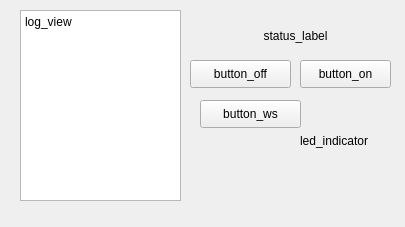
<?xml version="1.0" encoding="UTF-8"?>
<ui version="4.0">
 <class>Form</class>
 <widget class="QWidget" name="Form">
  <property name="geometry">
   <rect>
    <x>0</x>
    <y>0</y>
    <width>405</width>
    <height>227</height>
   </rect>
  </property>
  <property name="windowTitle">
   <string>Form</string>
  </property>
  <widget class="QPushButton" name="button_off">
   <property name="geometry">
    <rect>
     <x>190</x>
     <y>60</y>
     <width>101</width>
     <height>28</height>
    </rect>
   </property>
   <property name="text">
    <string>button_off</string>
   </property>
  </widget>
  <widget class="QPushButton" name="button_on">
   <property name="geometry">
    <rect>
     <x>300</x>
     <y>60</y>
     <width>91</width>
     <height>28</height>
    </rect>
   </property>
   <property name="text">
    <string>button_on</string>
   </property>
  </widget>
  <widget class="QLabel" name="led_indicator">
   <property name="geometry">
    <rect>
     <x>300</x>
     <y>110</y>
     <width>81</width>
     <height>61</height>
    </rect>
   </property>
   <property name="text">
    <string>led_indicator</string>
   </property>
  </widget>
  <widget class="QLabel" name="status_label">
   <property name="geometry">
    <rect>
     <x>200</x>
     <y>20</y>
     <width>191</width>
     <height>31</height>
    </rect>
   </property>
   <property name="text">
    <string>status_label</string>
   </property>
   <property name="alignment">
    <set>Qt::AlignCenter</set>
   </property>
  </widget>
  <widget class="QPlainTextEdit" name="log_view">
   <property name="geometry">
    <rect>
     <x>20</x>
     <y>10</y>
     <width>161</width>
     <height>191</height>
    </rect>
   </property>
   <property name="readOnly">
    <bool>true</bool>
   </property>
   <property name="plainText">
    <string>log_view</string>
   </property>
  </widget>
  <widget class="QPushButton" name="button_ws">
   <property name="geometry">
    <rect>
     <x>200</x>
     <y>100</y>
     <width>101</width>
     <height>28</height>
    </rect>
   </property>
   <property name="text">
    <string>button_ws</string>
   </property>
  </widget>
 </widget>
 <resources/>
 <connections/>
</ui>
